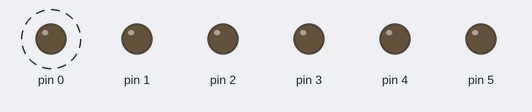
The sketch below on a simulated Arduino Uno, built with avr-gcc and run on an emulated ATmega328P. On the bench: output pins drawn as LEDs (lit = HIGH). Dashed ring = blinking.

Above: at 0.2 s.
Timing chart, 0 to 3.0 s (numbered marks = the images above):
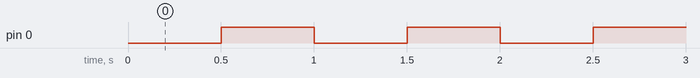

The sketch:

input.ino
```cpp
void setup()
{
  pinMode(0, OUTPUT);
  pinMode(1, OUTPUT);
  pinMode(2, OUTPUT);
  pinMode(3, OUTPUT);
  pinMode(4, OUTPUT);
  pinMode(5, OUTPUT);
}

void loop()
{
  delay(500);   // Timer
  digitalWrite(0, HIGH);
  digitalWrite(1, LOW);
  digitalWrite(2, LOW);
  digitalWrite(3, LOW);
  digitalWrite(4, LOW);
  digitalWrite(5, LOW);
  delay(500);   // Timer
  digitalWrite(0, LOW);
  digitalWrite(1, LOW);
  digitalWrite(2, LOW);
  digitalWrite(3, LOW);
  digitalWrite(4, LOW);
  digitalWrite(5, LOW);
}
```

WInterrupts.c
```cpp
// (licence header left out)
#include "arduino.h"

#define ADDR_GPIO ((unsigned int*)0x1040)
#define EXTERNAL_NUM_INTERRUPTS 32


#ifdef ENABLE_INTERRUPTS

void dummy_int(void)
{
  // Empty
}

f_int_t INTERRUPT_TABLE[EXTERNAL_NUM_INTERRUPTS] =
{
  &dummy_int,
  &dummy_int,
  &dummy_int,
  &dummy_int,
  &dummy_int,
  &dummy_int,
  &dummy_int,
  &dummy_int,
  &dummy_int,
  &dummy_int,
  &dummy_int,
  &dummy_int,
  &dummy_int,
  &dummy_int,
  &dummy_int,
  &dummy_int,
  &dummy_int,
  &dummy_int,
  &dummy_int,
  &dummy_int,
  &dummy_int,
  &dummy_int,
  &dummy_int,
  &dummy_int,
  &dummy_int,
  &dummy_int,
  &dummy_int,
  &dummy_int,
  &dummy_int,
  &dummy_int,
  &dummy_int,
  &dummy_int
};

uint32_t *irq(uint32_t *regs, uint32_t irqs)
{
	for(int i=0; i < 32; i++)
	{
	  if(irqs & (1 << i)) (*INTERRUPT_TABLE[i])();
	}

	// This is mandatory for check
	return regs;
}

void attachInterrupt(uint8_t interruptNum, void (*userFunc)(void), int mode) {
  if(interruptNum < EXTERNAL_NUM_INTERRUPTS) {
    INTERRUPT_TABLE[interruptNum] = userFunc;
  }
}

void detachInterrupt(uint8_t interruptNum) {
  if(interruptNum < EXTERNAL_NUM_INTERRUPTS) {
    INTERRUPT_TABLE[interruptNum] = &dummy_int;
  }
}

#endif // ENABLE_INTERRUPTS

void yield() {
	// Empty
}
```

arduino_main.c
```cpp
/*
  This is the main entry code for Arduino Open-V

  First version: 12/30/16 by: Ckristian Duran
*/

#include "arduino.h"

#define ADDR_GPIO ((unsigned int*)0x1040)
#define EXTERNAL_NUM_INTERRUPTS 32

void main(void)
{
  setup();
  while(1)
  {
    loop();
    yield();
  }
}
```

wiring_analog.c
```cpp
// (licence header left out)
#include "arduino.h"

#define ADDR_GPIO ((unsigned int*)0x1040)
#define EXTERNAL_NUM_INTERRUPTS 32

/* wiring_analog.c */
uint32_t analog_reference = 0; // TODO: fix this

void analogReference(uint32_t mode)
{
	analog_reference = mode;
}

int analogRead(uint32_t pin)
{
  // ADC not working, but STILL will return the result
  // dammit Luis Rueda, dammit Chaparro
	return (*(unsigned int*)0x1020);
}

void analogWrite(uint32_t pin, int val)
{
	pinMode(pin, OUTPUT);
	if (val == 0)
	{
		digitalWrite(pin, LOW);
	}
	else if (val == 255)
	{
		digitalWrite(pin, HIGH);
	}
	else
	{
		// NOPE (dammit Giovanny)
		// DAMMIT CKDUR, you're so useless
		// Why in the hell you disconnected the irqs?
	}
}
```

wiring_pulse.c
```cpp
// (licence header left out)
#include "arduino.h"

#define ADDR_GPIO ((unsigned int*)0x1040)
#define EXTERNAL_NUM_INTERRUPTS 32

/* wiring_pulse.c */
unsigned long pulseIn(uint32_t pin, uint32_t state, unsigned long timeout)
{
	return pulseInLong(pin, state, timeout);
}

unsigned long pulseInLong(uint32_t pin, uint32_t state, unsigned long timeout)
{
	unsigned long startMicros = micros();

	// wait for any previous pulse to end
	while (!*(ADDR_GPIO+pin)) {
		if (micros() - startMicros > timeout)
			return 0;
	}

	// wait for the pulse to start
	while (*(ADDR_GPIO+pin)) {
		if (micros() - startMicros > timeout)
			return 0;
	}

	unsigned long start = micros();
	// wait for the pulse to stop
	while (!*(ADDR_GPIO+pin)) {
		if (micros() - startMicros > timeout)
			return 0;
	}
	return micros() - start;
}
```

wiring_shift.c
```cpp
// (licence header left out)
#include "arduino.h"

#define ADDR_GPIO ((unsigned int*)0x1040)
#define EXTERNAL_NUM_INTERRUPTS 32

/* wiring_shift.c */
uint8_t shiftIn(uint32_t dataPin, uint32_t clockPin, uint32_t bitOrder) {
	uint32_t value = 0;
	uint32_t i;

	for (i = 0; i < 8; ++i) {
		digitalWrite(clockPin, HIGH);
		if (bitOrder == LSBFIRST)
			value |= digitalRead(dataPin) << i;
		else
			value |= digitalRead(dataPin) << (7 - i);
		digitalWrite(clockPin, LOW);
	}
	return value;
}

void shiftOut(uint32_t dataPin, uint32_t clockPin, uint32_t bitOrder, uint32_t val)
{
	uint32_t i;

	for (i = 0; i < 8; i++)  {
		if (bitOrder == LSBFIRST)
			digitalWrite(dataPin, !!(val & (1 << i)));
		else
			digitalWrite(dataPin, !!(val & (1 << (7 - i))));

		digitalWrite(clockPin, HIGH);
		digitalWrite(clockPin, LOW);
	}
}
```

Measured:
- by itself, pin 0: alternates HIGH for 0.50 s and LOW for 0.50 s
